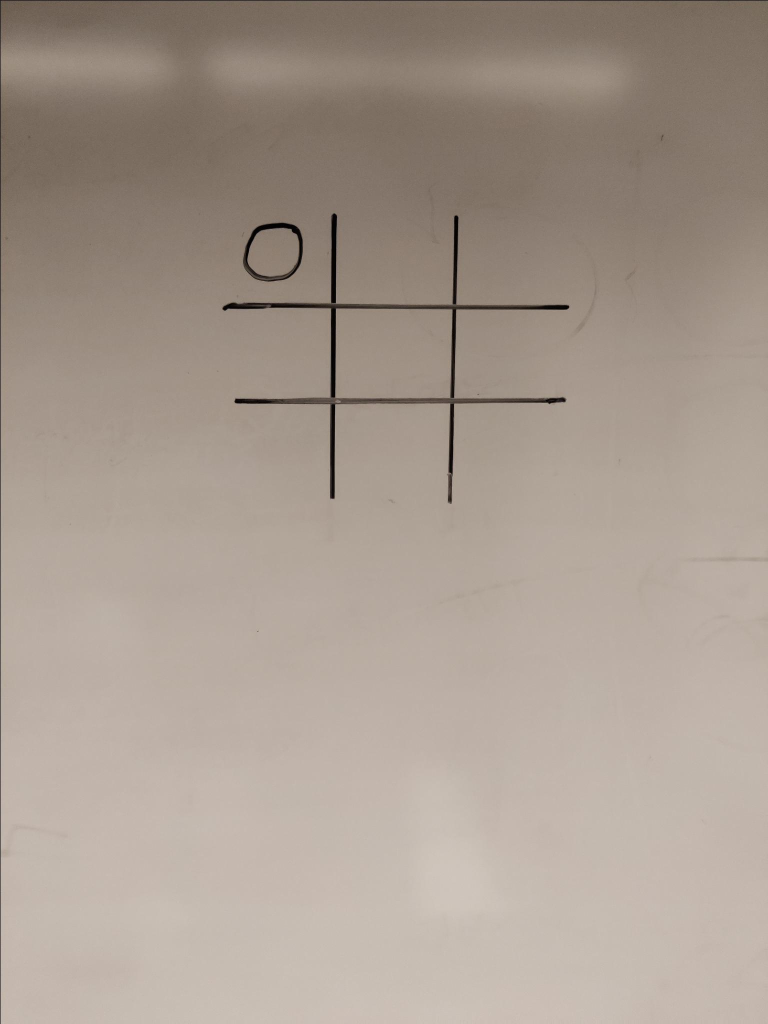
#> input picture train/IMG_20220613_231005_jpg.rf.34311712876f4c5ea857e8949f64dfad.jpg, 1536 x 2048 px (shown at 1/2 size)
$ python -i 12th_dip_programming_assignmentipynb.py   (imports and definitions only)
#> lines starting #> are read from the running program, lines starting #| are printed output that depends on the picture; after the words box and inside, x2 and y2 are one past the last pixel; in counts of white or black regions, pixels touching at a corner belong together
# -*- coding: utf-8 -*-
"""12th dip programming assignmentipynb

Automatically generated by Colab.

Original file is located at
    https://colab.research.google.com/drive/1Da34UQRRTx9OSaOTqUVfo7AAdVFjmVYj

Tic-Tac-Toe X and O Detection

Imports and Required Libraries

This cell imports all the required Python libraries used in the project, including:

- OpenCV for image processing
- NumPy for numerical operations
- Matplotlib for visualization
- JSON for reading the ground truth file
- OS and Zipfile for file handling
- Pandas for creating the results table
"""

import cv2
import numpy as np
import matplotlib.pyplot as plt
import os
import glob
import math
import zipfile
import json
import io
from google.colab import files
import pandas as pd

# [1 line not run here, left out]

""" Upload and Load Ground Truth File
 Upload and Extract Dataset Images
"""

uploaded = files.upload()
#> the answer given: IMG_20220613_231005_jpg.rf.34311712876f4c5ea857e8949f64dfad.jpg

gt_filename = list(uploaded.keys())[0]

# [2 lines not run here, left out]

# [1 line that did not run here, left out]

# [3 lines not run here, left out]

uploaded = files.upload()
#> the answer given: IMG_20220613_231005_jpg.rf.34311712876f4c5ea857e8949f64dfad.jpg

zip_filename = list(uploaded.keys())[0]

# [7 lines not run here, left out]

IMAGE_FOLDER = "images"

# [2 lines not run here, left out]

"""**Image Preprocessing**

This cell defines the preprocessing function.

The preprocessing pipeline includes:
- Converting the image to grayscale
- Applying Gaussian blur to reduce noise
- Applying adaptive thresholding
- Applying morphological opening and closing

These steps isolate the symbols and board lines from the background.
"""

def preprocess(img):
    gray = cv2.cvtColor(img, cv2.COLOR_BGR2GRAY)

    blur = cv2.GaussianBlur(gray, (5, 5), 0)

    binary = cv2.adaptiveThreshold(
        blur,
        255,
        cv2.ADAPTIVE_THRESH_GAUSSIAN_C,
        cv2.THRESH_BINARY_INV,
        31,
        9
    )

    kernel = np.ones((3, 3), np.uint8)

    binary = cv2.morphologyEx(binary, cv2.MORPH_OPEN, kernel, iterations=1)
    binary = cv2.morphologyEx(binary, cv2.MORPH_CLOSE, kernel, iterations=1)

    return gray, binary

# [1 line not run here, left out]

""" **Cluster Similar Detected Lines**

This function groups nearby Hough-detected lines together to avoid detecting the same board line multiple times.

The average position of each cluster is used as the final line location.
"""

def cluster_lines(values, gap=20):
    if not values:
        return []

    values = sorted(values)
    clusters = [[values[0]]]

    for v in values[1:]:
        if v - clusters[-1][-1] < gap:
            clusters[-1].append(v)
        else:
            clusters.append([v])

    return [int(np.mean(c)) for c in clusters]

# [1 line not run here, left out]

"""**Tic-Tac-Toe Board Detection**

This cell detects the tic-tac-toe board using:
- Edge detection
- Hough line transform

The board is divided into 9 cells based on the detected horizontal and vertical lines.
"""

def detect_board(img, binary):

    h, w = img.shape[:2]

    edges = cv2.Canny(binary, 30, 100)

    min_line_len = int(min(h, w) * 0.10)

    lines = cv2.HoughLinesP(
        edges,
        rho=1,
        theta=np.pi / 180,
        threshold=40,
        minLineLength=min_line_len,
        maxLineGap=40
    )

    if lines is None:
        return None

    h_lines = []
    v_lines = []

    for x1, y1, x2, y2 in lines[:, 0]:

        angle = abs(math.degrees(math.atan2(y2 - y1, x2 - x1)))

        if angle < 20 or angle > 160:
            h_lines.append((y1 + y2) // 2)

        elif 70 < angle < 110:
            v_lines.append((x1 + x2) // 2)

    h_pos = cluster_lines(h_lines, gap=h * 0.05)
    v_pos = cluster_lines(v_lines, gap=w * 0.05)

    if len(h_pos) < 2 or len(v_pos) < 2:
        return None

    h_pos = sorted(h_pos)
    v_pos = sorted(v_pos)

    mid_h = len(h_pos) // 2
    mid_v = len(v_pos) // 2

    h_pos = h_pos[mid_h - 1: mid_h + 1]
    v_pos = v_pos[mid_v - 1: mid_v + 1]

    if len(h_pos) < 2 or len(v_pos) < 2:
        return None

    h1, h2 = sorted(h_pos)
    v1, v2 = sorted(v_pos)

    cell_h = h2 - h1
    cell_w = v2 - v1

    board_top = max(0, h1 - cell_h)
    board_bottom = min(h, h2 + cell_h)

    board_left = max(0, v1 - cell_w)
    board_right = min(w, v2 + cell_w)

    row_bounds = [board_top, h1, h2, board_bottom]
    col_bounds = [board_left, v1, v2, board_right]

    cells = []

    for r in range(3):
        for c in range(3):
            cells.append((
                row_bounds[r],
                row_bounds[r + 1],
                col_bounds[c],
                col_bounds[c + 1]
            ))

    return (h1, h2, v1, v2), cells

# [1 line not run here, left out]

"""**X and O Cell Classification**

This cell classifies each board cell as:
- X
- O
- Empty

The classification uses contour descriptors such as:
- Circularity
- Solidity
- Aspect ratio
- Hole detection
- Diagonal line detection

Morphological operations are also applied to improve segmentation quality.
"""

def classify_cell(binary_cell):

    h, w = binary_cell.shape

    if h < 10 or w < 10:
        return "empty"

    pad_y = max(6, int(h * 0.12))
    pad_x = max(6, int(w * 0.12))

    roi = binary_cell[pad_y:h-pad_y, pad_x:w-pad_x]

    if roi.size == 0:
        return "empty"

    kernel = cv2.getStructuringElement(cv2.MORPH_ELLIPSE, (3, 3))

    cleaned = cv2.morphologyEx(roi, cv2.MORPH_OPEN, kernel, iterations=1)
    cleaned = cv2.morphologyEx(cleaned, cv2.MORPH_CLOSE, kernel, iterations=1)

    roi_area = roi.shape[0] * roi.shape[1]

    contours, hierarchy = cv2.findContours(
        cleaned,
        cv2.RETR_TREE,
        cv2.CHAIN_APPROX_SIMPLE
    )

    if not contours:
        return "empty"

    min_area = roi_area * 0.008
    max_area = roi_area * 0.90

    valid_contours = []

    for c in contours:
        a = cv2.contourArea(c)
        if min_area < a < max_area:
            valid_contours.append(c)

    if not valid_contours:
        return "empty"

    total_area = sum(cv2.contourArea(c) for c in valid_contours)
    fill_ratio = total_area / roi_area

    if fill_ratio < 0.015:
        return "empty"

    largest = max(valid_contours, key=cv2.contourArea)

    area = cv2.contourArea(largest)
    perimeter = cv2.arcLength(largest, True)

    if perimeter == 0:
        return "empty"

    circularity = 4 * math.pi * area / (perimeter ** 2)

    hull = cv2.convexHull(largest)
    hull_area = cv2.contourArea(hull)

    solidity = area / hull_area if hull_area > 0 else 0

    x, y, bw, bh = cv2.boundingRect(largest)
    aspect_ratio = bw / bh if bh > 0 else 1

    holes = 0

    if hierarchy is not None:
        for h_info in hierarchy[0]:
            parent = h_info[3]
            if parent != -1:
                holes += 1

    edges = cv2.Canny(cleaned, 50, 150)

    lines = cv2.HoughLinesP(
        edges,
        1,
        np.pi / 180,
        threshold=12,
        minLineLength=max(8, int(min(roi.shape[:2]) * 0.35)),
        maxLineGap=6
    )

    diagonal_lines = 0

    if lines is not None:
        for line in lines:
            x1, y1, x2, y2 = line[0]

            dx = x2 - x1
            dy = y2 - y1

            if dx == 0:
                continue

            angle = abs(math.degrees(math.atan2(dy, dx)))

            if 25 <= angle <= 65 or 115 <= angle <= 155:
                diagonal_lines += 1

    # O rules first
    if holes >= 1:
        return "O"

    if circularity > 0.32 and solidity > 0.30 and 0.45 < aspect_ratio < 2.3 and diagonal_lines < 2:
        return "O"

    # X rules second
    if diagonal_lines >= 2 and circularity < 0.55:
        return "X"

    if circularity < 0.23 and solidity < 0.50:
        return "X"

    if circularity >= 0.28:
        return "O"

    return "empty"

# [1 line not run here, left out]

""" **Annotating the Output Image**

This function draws:
- Red circles around detected X positions
- Green circles around detected O positions

The cell numbers are also displayed on the image for easier visualization.
"""

def annotate_image(img, cells, labels):

    output = img.copy()

    for i, ((y0, y1, x0, x1), label) in enumerate(zip(cells, labels)):

        cx = (x0 + x1) // 2
        cy = (y0 + y1) // 2

        radius = int(min(x1 - x0, y1 - y0) * 0.18)

        if label == "X":
            cv2.circle(output, (cx, cy), radius, (0, 0, 255), 3)

        elif label == "O":
            cv2.circle(output, (cx, cy), radius, (0, 255, 0), 3)

        cv2.putText(
            output,
            str(i + 1),
            (x0 + 5, y0 + 20),
            cv2.FONT_HERSHEY_SIMPLEX,
            0.6,
            (255, 0, 0),
            2
        )

    return output

# [1 line not run here, left out]

"""**Main Processing Pipeline**

This cell defines the main pipeline function that:
1. Reads the image
2. Resizes it
3. Preprocesses it
4. Detects the board
5. Splits the board into cells
6. Classifies each cell
7. Draws the final annotated output

The function also displays the original image, binary image, and final result.
"""

def process_image(image_path, show=True):

    img = cv2.imread(image_path)

    if img is None:
        print("[ERROR] Could not read:", image_path)
        return None

    target_h = 800
    scale = target_h / img.shape[0]

    img_resized = cv2.resize(img, None, fx=scale, fy=scale)

    gray, binary = preprocess(img_resized)

    result = detect_board(img_resized, binary)

    if result is None:
        print("[WARN] Board not detected:", os.path.basename(image_path))

        h, w = img_resized.shape[:2]

        cells = []

        for r in range(3):
            for c in range(3):
                cells.append((
                    r * h // 3,
                    (r + 1) * h // 3,
                    c * w // 3,
                    (c + 1) * w // 3
                ))

    else:
        _, cells = result

    labels = []

    for (y0, y1, x0, x1) in cells:
        cell_bin = binary[y0:y1, x0:x1]
        label = classify_cell(cell_bin)
        labels.append(label)

    x_pos = [i + 1 for i, lbl in enumerate(labels) if lbl == "X"]
    o_pos = [i + 1 for i, lbl in enumerate(labels) if lbl == "O"]

    annotated = annotate_image(img_resized, cells, labels)

    if show:
        fig, axes = plt.subplots(1, 3, figsize=(16, 6))

        fig.suptitle(os.path.basename(image_path), fontsize=11)

        axes[0].imshow(cv2.cvtColor(img_resized, cv2.COLOR_BGR2RGB))
        axes[0].set_title("Original")
        axes[0].axis("off")

        axes[1].imshow(binary, cmap="gray")
        axes[1].set_title("Binary Image")
        axes[1].axis("off")

        axes[2].imshow(cv2.cvtColor(annotated, cv2.COLOR_BGR2RGB))
        axes[2].set_title("Annotated Output")
        axes[2].axis("off")

        plt.tight_layout()
        plt.show()

        print("Xs Positions ->", x_pos)
        print("Os Positions ->", o_pos)
        print()

    return annotated, x_pos, o_pos

# [1 line not run here, left out]

""" **Visualization of All Image Processing Steps**

This cell displays all major image processing stages for every image in the dataset, including:
- Original image
- Grayscale conversion
- Gaussian blur
- Adaptive thresholding
- Morphological operations
- Edge detection
- Final annotated output

This helps visualize how the system processes each image step-by-step.
"""

# ============================================================
# SHOW ALL IMAGE PROCESSING STEPS FOR ALL IMAGES
# ============================================================

# [87 lines not run here, left out]

"""
**SHOW ALL OUTPUT IMAGES**
"""

# ============================================================
# SHOW ALL OUTPUT IMAGES
# ============================================================

# [25 lines not run here, left out]

"""**RMSE Calculation Function**

This function calculates the Root Mean Squared Error (RMSE) between:
- The true number of symbols
- The predicted number of symbols


"""

def compute_rmse(true_counts, pred_counts):

    true_counts = np.array(true_counts)
    pred_counts = np.array(pred_counts)

    return np.sqrt(np.mean((true_counts - pred_counts) ** 2))

# [1 line not run here, left out]

"""**Evaluate All Images**

This cell processes all dataset images, compares predictions with the ground truth values from `GT.json`, and calculates:
- RMSE for X positions
- RMSE for O positions

The results are also stored in a table.
"""

x_true_counts = []
x_pred_counts = []

o_true_counts = []
o_pred_counts = []

results_table = []

# [27 lines not run here, left out]

rmse_x = compute_rmse(x_true_counts, x_pred_counts)
rmse_o = compute_rmse(o_true_counts, o_pred_counts)

# [2 lines not run here, left out]

"""**Display Results Table**

This cell displays the final evaluation table containing:
- Image name
- True X positions
- Predicted X positions
- True O positions
- Predicted O positions
"""

df_results = pd.DataFrame(results_table)

# [1 line not run here, left out]

>>> result = process_image('train/IMG_20220613_231005_jpg.rf.34311712876f4c5ea857e8949f64dfad.jpg')
#> in process_image, img is the input picture: shape (2048, 1536, 3); mean B, G, R 144.2, 155.1, 167.8
#> in preprocess, `binary = cv2.adaptiveThreshold( blur, 255, cv2.ADAPTIVE_THRESH_GAUSSIA..`:
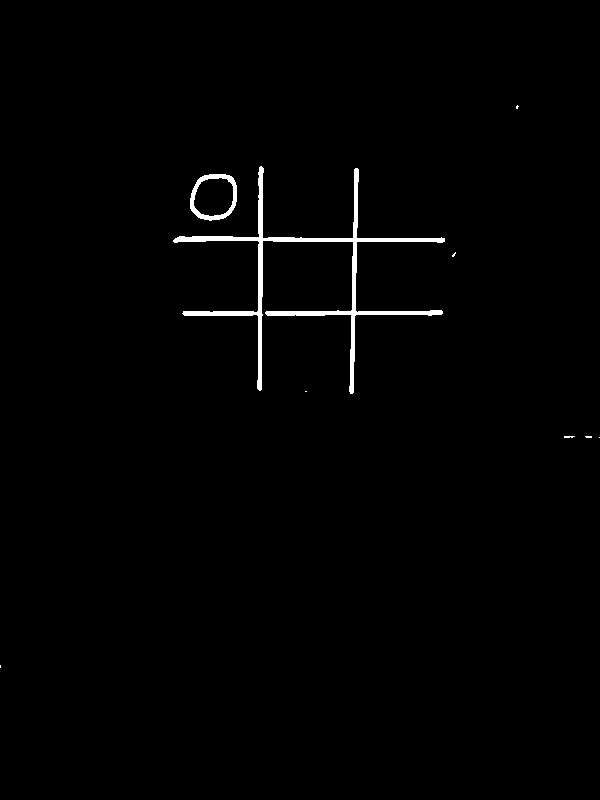
#> binary: shape (800, 600); 1% white; 9 white regions (7 under 20 px), largest, box (x1, y1, x2, y2) and area: (173, 166, 445, 394) 4264, (190, 174, 237, 221) 631
#> in detect_board, `edges = cv2.Canny(binary, 30, 100)`:
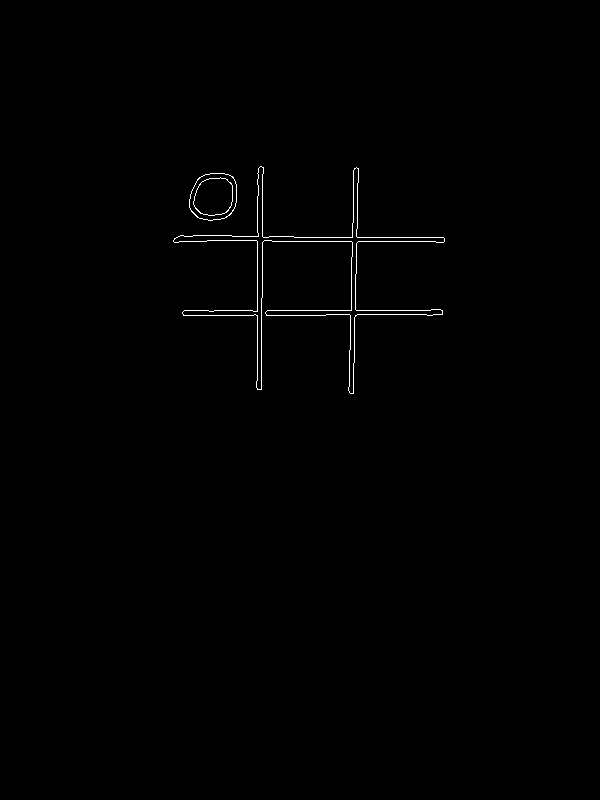
#> edges: shape (800, 600); 0.46% white in thin lines or dots, all inside (x1, y1, x2, y2) = (173, 166, 445, 394)
#> in detect_board, `lines = cv2.HoughLinesP( edges, rho=1, theta=np.pi / 180, threshold=40..`: lines = 14 rows, first 6: [184, 310, 442, 310], [257, 389, 257, 173], [349, 392, 352, 223], [263, 241, 444, 241], [183, 315, 356, 315], [263, 237, 443, 237]
#> the loop in detect_board, `for x1, y1, x2, y2 in lines[:, 0]: ` made 14 passes
#> (x1, y1, x2, y2, angle) on passes 1 to 8: (184, 310, 442, 310, 0), (257, 389, 257, 173, 90), (349, 392, 352, 223, 88.98), (263, 241, 444, 241, 0), (183, 315, 356, 315, 0), (263, 237, 443, 237, 0), (353, 393, 357, 168, 88.98), (326, 314, 442, 314, 0)
#> after the loop in detect_board, `for x1, y1, x2, y2 in lines[:, 0]:`: h_lines = [310, 241, 315, 237, 314, 240, 236, 235]; v_lines = [257, 350, 355, 262, 261, 357]
#> in cluster_lines, `values = sorted(values)`: values = [235, 236, 237, 240, 241, 310, 314, 315]
#> in cluster_lines, `clusters = [[values[0]]]`: clusters = [[235]]
#> the loop in cluster_lines, `for v in values[1:]:` made 7 passes
#> v on passes 1 to 7: 236, 237, 240, 241, 310, 314, 315
#> after the loop in cluster_lines, `for v in values[1:]:`: clusters = [[235, 236, 237, 240, 241], [310, 314, 315]]
#> in detect_board, `h_pos = cluster_lines(h_lines, gap=h * 0.05)`: h_pos = [237, 313]
#> the loop in cluster_lines (call 2), `for v in values[1:]:` made 5 passes
#> v on passes 1 to 5: 261, 262, 350, 355, 357
#> in detect_board, `v_pos = cluster_lines(v_lines, gap=w * 0.05)`: v_pos = [260, 354]
#> in detect_board, `mid_h = len(h_pos) // 2`: mid_h = 1
#> in detect_board, `h1, h2 = sorted(h_pos)`: h1 = 237; h2 = 313
#> in detect_board, `v1, v2 = sorted(v_pos)`: v1 = 260; v2 = 354
#> in detect_board, `cell_h = h2 - h1`: cell_h = 76
#> in detect_board, `cell_w = v2 - v1`: cell_w = 94
#> in detect_board, `board_top = max(0, h1 - cell_h)`: board_top = 161
#> in detect_board, `board_bottom = min(h, h2 + cell_h)`: board_bottom = 389
#> in detect_board, `board_left = max(0, v1 - cell_w)`: board_left = 166
#> in detect_board, `board_right = min(w, v2 + cell_w)`: board_right = 448
#> in detect_board, `row_bounds = [board_top, h1, h2, board_bottom]`: row_bounds = [161, 237, 313, 389]
#> in detect_board, `col_bounds = [board_left, v1, v2, board_right]`: col_bounds = [166, 260, 354, 448]
#> after the loop in detect_board, `for r in range(3):`: cells = [(161, 237, 166, 260), (161, 237, 260, 354), (161, 237, 354, 448), (237, 313, 166, 260), (237, 313, 260, 354), (237, 313, 354, 448), (313, 389, 166, 260), (313, 389, 260, 354), (313, 389, 354, 448)]
#> in process_image, `result = detect_board(img_resized, binary)`: result = ((237, 313, 260, 354), [(161, 237, 166, 260), (161, 237, 260, 354), (161, 237, 354, 448), (237, 313, 166, 260), (237, 313, 260, 354), (237, 313, 354, 448), (313, 389, 166, 260), (313, 389, 260, 354), (313, 389, 354, 448)])
#> the loop in process_image, `for (y0, y1, x0, x1) in cells:` made 9 passes
#> pass 1, in process_image, `cell_bin = binary[y0:y1, x0:x1]`:
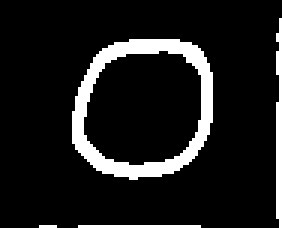
#> cell_bin: shape (76, 94) (shown 3 times larger); 11.2% white; 4 white regions (1 under 20 px), largest, box (x1, y1, x2, y2) and area: (24, 13, 71, 60) 631, (92, 6, 94, 76) 120, (26, 75, 67, 76) 41
#> pass 1, in classify_cell, `roi = binary_cell[pad_y:h-pad_y, pad_x:w-pad_x]`:
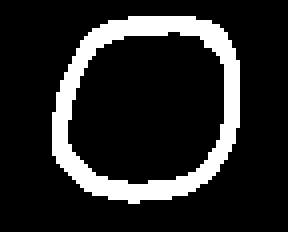
#> roi: shape (58, 72) (shown 4 times larger); 15.1% white; 1 white region, box (x1, y1, x2, y2) and area: (13, 4, 60, 51) 631
#> after the loop in process_image, `for (y0, y1, x0, x1) in cells:`:
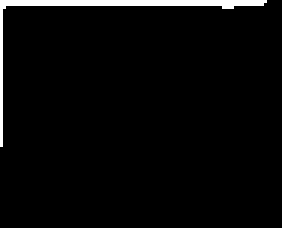
#> cell_bin: shape (76, 94) (shown 3 times larger); 3.2% white; 1 white region, box (x1, y1, x2, y2) and area: (0, 0, 89, 49) 229
#> after the loop in process_image, `for (y0, y1, x0, x1) in cells:`: labels = ['O', 'empty', 'empty', 'empty', 'empty', 'empty', 'empty', 'empty', 'empty']
#> in process_image, `x_pos = [i + 1 for i, lbl in enumerate(labels) if lbl == "X"]`: x_pos = []
#> in process_image, `o_pos = [i + 1 for i, lbl in enumerate(labels) if lbl == "O"]`: o_pos = [1]
#> the loop in annotate_image, `for i, ((y0, y1, x0, x1), label) in enumerate(zip(cells, labels)): ` made 9 passes
#> (y0, y1, x0, x1, label, cx, cy) on passes 1 to 8: (161, 237, 166, 260, 'O', 213, 199), (161, 237, 260, 354, 'empty', 307, 199), (161, 237, 354, 448, 'empty', 401, 199), (237, 313, 166, 260, 'empty', 213, 275), (237, 313, 260, 354, 'empty', 307, 275), (237, 313, 354, 448, 'empty', 401, 275), (313, 389, 166, 260, 'empty', 213, 351), (313, 389, 260, 354, 'empty', 307, 351)
#> after the loop in annotate_image, `for i, ((y0, y1, x0, x1), label) in enumerate(zip(cells, labels)):`:
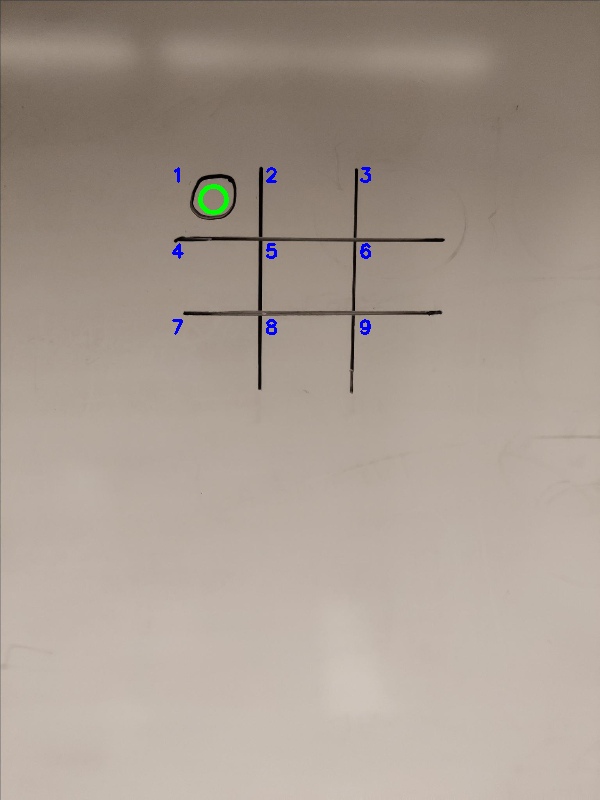
#> output: shape (800, 600, 3); mean B, G, R 144.4, 154.9, 167.5
#> in process_image, `plt.show()`:
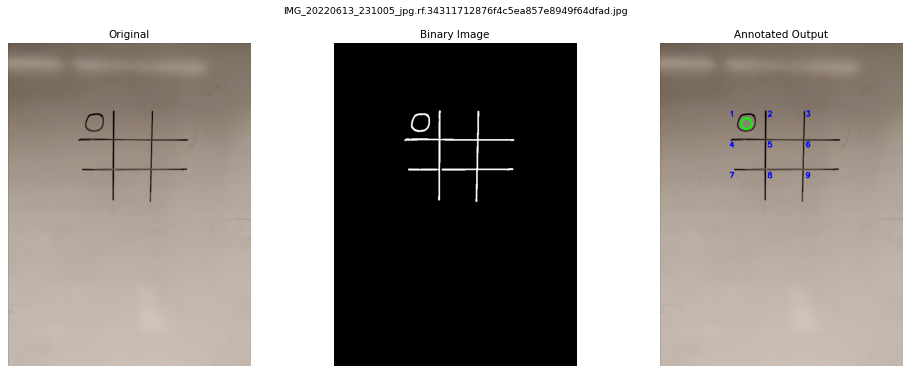
#> figure drawn by matplotlib, 3 panels
#| Xs Positions -> []
#| Os Positions -> [1]
